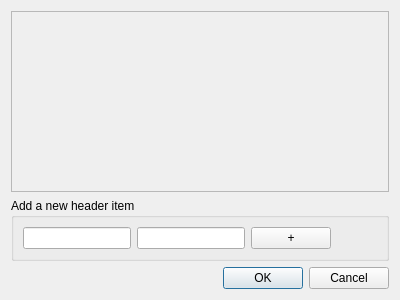
<?xml version="1.0" encoding="UTF-8"?>
<ui version="4.0">
 <class>gipsyHeaderDlg</class>
 <widget class="QDialog" name="gipsyHeaderDlg">
  <property name="geometry">
   <rect>
    <x>0</x>
    <y>0</y>
    <width>400</width>
    <height>300</height>
   </rect>
  </property>
  <property name="windowTitle">
   <string>Dialog</string>
  </property>
  <layout class="QVBoxLayout" name="verticalLayout">
   <item>
    <widget class="QScrollArea" name="scrollArea">
     <property name="widgetResizable">
      <bool>true</bool>
     </property>
     <widget class="QWidget" name="scrollAreaWidgetContents">
      <property name="geometry">
       <rect>
        <x>0</x>
        <y>0</y>
        <width>380</width>
        <height>176</height>
       </rect>
      </property>
      <layout class="QGridLayout" name="headerLayout"/>
     </widget>
    </widget>
   </item>
   <item>
    <widget class="QGroupBox" name="groupBox">
     <property name="title">
      <string>Add a new header item</string>
     </property>
     <layout class="QHBoxLayout" name="horizontalLayout">
      <item>
       <widget class="QLineEdit" name="newHeaderName1">
        <property name="maxLength">
         <number>8</number>
        </property>
       </widget>
      </item>
      <item>
       <widget class="QLineEdit" name="newHeaderData1">
        <property name="maxLength">
         <number>72</number>
        </property>
       </widget>
      </item>
      <item>
       <widget class="QPushButton" name="newHeaderButton1">
        <property name="text">
         <string>+</string>
        </property>
       </widget>
      </item>
      <item>
       <spacer name="horizontalSpacer">
        <property name="orientation">
         <enum>Qt::Horizontal</enum>
        </property>
        <property name="sizeHint" stdset="0">
         <size>
          <width>40</width>
          <height>20</height>
         </size>
        </property>
       </spacer>
      </item>
     </layout>
    </widget>
   </item>
   <item>
    <widget class="QDialogButtonBox" name="buttonBox">
     <property name="orientation">
      <enum>Qt::Horizontal</enum>
     </property>
     <property name="standardButtons">
      <set>QDialogButtonBox::Cancel|QDialogButtonBox::Ok</set>
     </property>
    </widget>
   </item>
  </layout>
 </widget>
 <resources/>
 <connections>
  <connection>
   <sender>buttonBox</sender>
   <signal>accepted()</signal>
   <receiver>gipsyHeaderDlg</receiver>
   <slot>accept()</slot>
   <hints>
    <hint type="sourcelabel">
     <x>248</x>
     <y>254</y>
    </hint>
    <hint type="destinationlabel">
     <x>157</x>
     <y>274</y>
    </hint>
   </hints>
  </connection>
  <connection>
   <sender>buttonBox</sender>
   <signal>rejected()</signal>
   <receiver>gipsyHeaderDlg</receiver>
   <slot>reject()</slot>
   <hints>
    <hint type="sourcelabel">
     <x>316</x>
     <y>260</y>
    </hint>
    <hint type="destinationlabel">
     <x>286</x>
     <y>274</y>
    </hint>
   </hints>
  </connection>
 </connections>
</ui>
